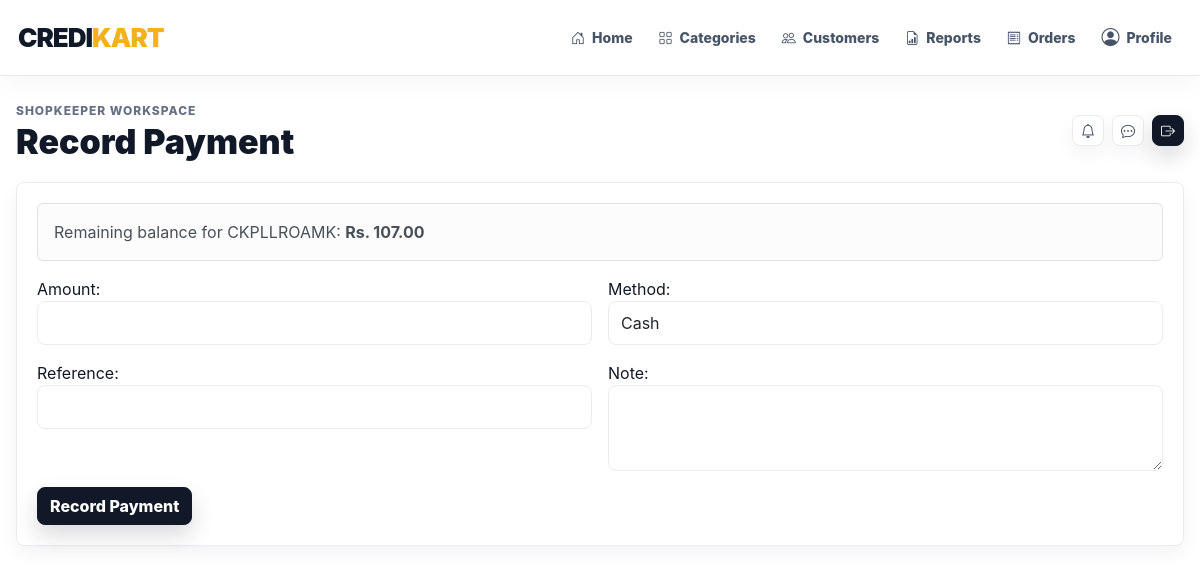
The app's page /payments/record/2/ (signed in) with its own data.
### accounts/models.py (models this page shows)
class User(AbstractUser):
    ADMIN = 'admin'
    SHOPKEEPER = 'shopkeeper'
    CUSTOMER = 'customer'
    ROLE_CHOICES = (
        (ADMIN, 'Admin'),
        (SHOPKEEPER, 'Shopkeeper'),
        (CUSTOMER, 'Customer'),
    )
    role = models.CharField(max_length=20, choices=ROLE_CHOICES, default=CUSTOMER)
    phone = models.CharField(max_length=20, blank=True)
    address = models.TextField(blank=True)
    is_approved = models.BooleanField(default=True)
    created_at = models.DateTimeField(auto_now_add=True)
    @property
    def is_platform_admin(self):
        return self.is_superuser or self.role == self.ADMIN
    @property
    def is_shopkeeper(self):
        return self.role == self.SHOPKEEPER
    @property
    def is_customer(self):
        return self.role == self.CUSTOMER

### credits/models.py (models this page shows, shortened)
class CreditTransaction(models.Model):
    ACTIVE = 'active'
    PAID = 'paid'
    OVERDUE = 'overdue'
    EXTENSION_REQUESTED = 'extension_requested'
    STATUS_CHOICES = (
        (ACTIVE, 'Active'),
        (PAID, 'Paid'),
        (OVERDUE, 'Overdue'),
        (EXTENSION_REQUESTED, 'Extension Requested'),
    )
    order = models.OneToOneField('orders.Order', on_delete=models.CASCADE, related_name='credit')
    customer = models.ForeignKey('customers.Customer', on_delete=models.CASCADE, related_name='credit_transactions')
    shopkeeper = models.ForeignKey('accounts.Shopkeeper', on_delete=models.CASCADE, related_name='credit_transactions')
    principal_amount = models.DecimalField(max_digits=12, decimal_places=2)
    amount_paid = models.DecimalField(max_digits=12, decimal_places=2, default=0)
    due_date = models.DateField()
    status = models.CharField(max_length=30, choices=STATUS_CHOICES, default=ACTIVE)
    reminder_count = models.PositiveIntegerField(default=0)
    created_at = models.DateTimeField(auto_now_add=True)
    updated_at = models.DateTimeField(auto_now=True)
    @property
    def remaining_balance(self):
        return max(self.principal_amount - self.amount_paid, 0)

### orders/models.py (models this page shows, shortened)
class Order(models.Model):
    READY = 'ready'
    PAY_LATER = 'pay_later'
    PAYMENT_CHOICES = ((READY, 'Ready Payment'), (PAY_LATER, 'Pay Later'))
    UPI = 'upi'
    CARD = 'card'
    PAYMENT_METHOD_CHOICES = ((UPI, 'UPI'), (CARD, 'Card'))
    PAYMENT_PENDING = 'pending'
    PAYMENT_PAID = 'paid'
    PAYMENT_CREDIT = 'credit'
    PAYMENT_STATUS_CHOICES = (
        (PAYMENT_PENDING, 'Pending'),
        (PAYMENT_PAID, 'Paid'),
        (PAYMENT_CREDIT, 'Pay Later'),
    )
    PENDING = 'pending'
    COMPLETED = 'completed'
    CANCELLED = 'cancelled'
    STATUS_CHOICES = ((PENDING, 'Pending'), (COMPLETED, 'Completed'), (CANCELLED, 'Cancelled'))
    customer = models.ForeignKey('customers.Customer', on_delete=models.CASCADE, related_name='orders')
    shopkeeper = models.ForeignKey('accounts.Shopkeeper', on_delete=models.CASCADE, related_name='orders')
    order_number = models.CharField(max_length=20, unique=True)
    payment_type = models.CharField(max_length=20, choices=PAYMENT_CHOICES)
    payment_method = models.CharField(max_length=20, choices=PAYMENT_METHOD_CHOICES, blank=True)
    payment_status = models.CharField(max_length=20, choices=PAYMENT_STATUS_CHOICES, default=PAYMENT_PENDING)
    payment_reference = models.CharField(max_length=100, blank=True)
    status = models.CharField(max_length=20, choices=STATUS_CHOICES, default=COMPLETED)
    total_amount = models.DecimalField(max_digits=12, decimal_places=2)
    due_date = models.DateField(null=True, blank=True)
    notes = models.TextField(blank=True)
    created_at = models.DateTimeField(auto_now_add=True)
    class Meta:
        ordering = ['-created_at']

### payments/views.py (the view, shortened to what this page needs)
# urls.py: path('record/<int:credit_id>/', views.record_payment, name='record'),
@login_required
def record_payment(request, credit_id):
    credit = get_object_or_404(CreditTransaction.objects.select_related('customer__user', 'shopkeeper__user'), pk=credit_id)
    if request.user.is_customer and credit.customer != request.user.customer_profile:
        messages.error(request, 'You cannot pay this credit.')
        return redirect('credits:list')
    if request.user.is_shopkeeper and credit.shopkeeper != request.user.shopkeeper_profile:
        messages.error(request, 'You cannot record this payment.')
        return redirect('credits:list')
    form = PaymentForm(request.POST or None, credit=credit)
    return render(request, 'payments/form.html', {'form': form, 'credit': credit})

### payments/forms.py (shortened to what this page needs)
class PaymentForm(forms.ModelForm):
    class Meta:
        model = Payment
        fields = ('amount', 'method', 'reference', 'note')
        widgets = {'note': forms.Textarea(attrs={'rows': 3})}
    def __init__(self, *args, **kwargs):
        self.credit = kwargs.pop('credit', None)
        super().__init__(*args, **kwargs)
        for field in self.fields.values():
            field.widget.attrs.setdefault('class', 'form-control')

### templates/payments/form.html
{% extends 'base.html' %}
{% block page_title %}Record Payment{% endblock %}
{% block content %}
<section class="panel">
  <div class="alert alert-light border">Remaining balance for {{ credit.order.order_number }}: <strong>Rs. {{ credit.remaining_balance }}</strong></div>
  <form method="post" class="row g-3">{% csrf_token %}
    {% for field in form %}<div class="col-md-6">{{ field.label_tag }}{{ field }}{{ field.errors }}</div>{% endfor %}
    <div class="col-12"><button class="btn btn-dark">Record Payment</button></div>
  </form>
</section>
{% endblock %}

### templates/base.html (shortened to what this page needs)
{% load static %}
<!doctype html>
<html lang="en">
<head>
  <link href="https://cdn.jsdelivr.net/npm/bootstrap@5.3.3/dist/css/bootstrap.min.css" rel="stylesheet">
  <link href="https://cdn.jsdelivr.net/npm/bootstrap-icons@1.11.3/font/bootstrap-icons.css" rel="stylesheet">
  <link href="{% static 'css/app.css' %}" rel="stylesheet">
</head>
<body class="{% if user.is_authenticated %}app-body{% else %}auth-body{% endif %}">
{% if user.is_authenticated %}
<div class="app-shell">
  <header class="site-navbar">
    <a class="brand" href="{% url 'dashboard:home' %}">CREDI<span>KART</span></a>
    <nav class="primary-nav" aria-label="Primary navigation">
      <a class="nav-link" href="{% url 'dashboard:home' %}"><i class="bi bi-house-door"></i>Home</a>
      {% if user.is_shopkeeper %}
        <a class="nav-link" href="{% url 'products:list' %}"><i class="bi bi-grid"></i>Categories</a>
        <a class="nav-link" href="{% url 'customers:list' %}"><i class="bi bi-people"></i>Customers</a>
        <a class="nav-link" href="{% url 'reports:shop' %}"><i class="bi bi-file-earmark-bar-graph"></i>Reports</a>
      {% endif %}
      <a class="nav-link" href="{% url 'orders:list' %}"><i class="bi bi-receipt"></i>Orders</a>
      <a class="nav-link nav-icon-link" href="{% url 'accounts:profile' %}"><i class="bi bi-person-circle"></i>Profile</a>
    </nav>
  </header>
  <main class="content">
    <header class="topbar app-container">
      <div>
        <p class="eyebrow mb-1">{{ user.get_role_display|default:'Admin' }} Workspace</p>
        <h1>{% block page_title %}Dashboard{% endblock %}</h1>
      </div>
      <div class="d-flex align-items-center gap-2">
        <a class="btn btn-soft btn-sm" href="{% url 'notifications:list' %}"><i class="bi bi-bell"></i></a>
        <a class="btn btn-soft btn-sm" href="{% url 'chat_system:inbox' %}"><i class="bi bi-chat-dots"></i></a>
        <form method="post" action="{% url 'accounts:logout' %}">{% csrf_token %}
          <button class="btn btn-dark btn-sm"><i class="bi bi-box-arrow-right"></i></button>
        </form>
      </div>
    </header>
    <div class="app-container page-transition">
      {% block content %}{% endblock %}
    </div>
  </main>
</div>
{% else %}
  {% block auth_content %}{% endblock %}
{% endif %}
</body>
</html>

### static/css/app.css (style rules this page uses)
:root { --ink: #111827; --muted: #667085; --line: #eaecf0; --panel: #ffffff; --canvas: #ffffff; --blue: #111827; --blue-strong: #030712; --blue-soft: #f3f4f6; --green: #10a310; --green-strong: #0b7f10; --green-soft: #ecfdf3; --gold: #f3b21a; --gold-soft: #fff7df; --rose-soft: #fff0f1; --shadow-sm: 0 8px 20px rgba(17, 24, 39, .05); --shadow-md: 0 20px 48px rgba(17, 24, 39, .08); --radius: 8px; }
* { box-sizing: border-box; }
html { scroll-behavior: smooth; }
body { margin: 0; color: var(--ink); background: var(--canvas); font-family: Inter, Manrope, Poppins, system-ui, -apple-system, BlinkMacSystemFont, "Segoe UI", sans-serif; letter-spacing: 0; }
a { color: inherit; text-decoration: none; }
.app-body { background: #fff; }
.app-shell { min-height: 100vh; }
.app-container { width: min(1180px, calc(100% - 32px)); margin: 0 auto; }
.site-navbar { position: sticky; top: 0; z-index: 50; display: flex; align-items: center; justify-content: space-between; gap: 22px; min-height: 76px; padding: 14px max(18px, calc((100vw - 1180px) / 2)); background: rgba(255, 255, 255, .94); border-bottom: 1px solid rgba(226, 232, 240, .82); box-shadow: 0 8px 26px rgba(15, 23, 42, .04); backdrop-filter: blur(18px); }
.brand { display: inline-flex; align-items: center; gap: 0; color: var(--blue); font-size: 26px; font-weight: 900; letter-spacing: -1px; white-space: nowrap; }
.brand span { color: var(--gold); }
.primary-nav { display: flex; align-items: center; justify-content: flex-end; gap: 6px; flex-wrap: wrap; }
.primary-nav .nav-link { position: relative; display: inline-flex; align-items: center; gap: 7px; min-height: 40px; padding: 9px 10px; border-radius: var(--radius); color: #475467; font-size: 14px; font-weight: 760; transition: color .2s ease, background .2s ease, transform .2s ease; }
.primary-nav .nav-link::after { content: ""; position: absolute; left: 10px; right: 10px; bottom: 4px; height: 2px; border-radius: 99px; background: var(--gold); transform: scaleX(0); transform-origin: left; transition: transform .2s ease; }
.nav-icon-link i { font-size: 18px; }
.content { padding: 26px 0 44px; min-width: 0; }
.topbar { display: flex; justify-content: space-between; align-items: center; gap: 16px; margin-bottom: 22px; }
.topbar h1 { font-size: clamp(24px, 3vw, 34px); line-height: 1.05; margin: 0; font-weight: 860; }
.eyebrow { color: var(--muted); font-size: 12px; text-transform: uppercase; font-weight: 850; letter-spacing: .08em; }
.btn { border-radius: var(--radius); font-weight: 760; transition: transform .2s ease, box-shadow .2s ease, background .2s ease, border-color .2s ease; }
.btn-dark { border-color: var(--ink); background: var(--ink); box-shadow: 0 10px 22px rgba(17, 24, 39, .16); }
.btn-soft { background: #fff; border: 1px solid var(--line); color: #334155; box-shadow: var(--shadow-sm); }
.panel, .item-card { background: #fff; border: 1px solid var(--line); border-radius: var(--radius); padding: 20px; box-shadow: var(--shadow-sm); }
.form-control, .form-select { border-radius: var(--radius); border-color: var(--line); min-height: 44px; }
.page-transition { animation: pageIn .42s ease both; }

### records on screen
User: role "SHOPKEEPER"
CreditTransaction: order.order_number "CKPLLROAMK", remaining_balance "107.00"

### other values on screen
{{ field.label_tag }} "Amount:" "Method:" "Reference:" "Note:"
